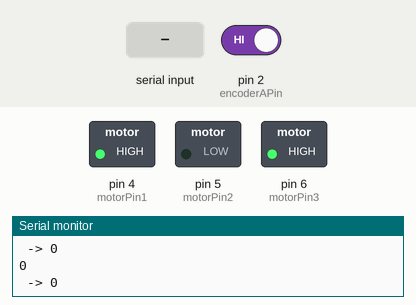
This sketch was run on a simulated Arduino Uno, built with avr-gcc and run on an emulated ATmega328P. Shown: switched loads named in the sketch (green lamp = pin HIGH), the last lines printed to the serial monitor. Inputs (shaded band) come from the test bench; at power-on: pin 2 (encoderAPin) HIGH.

Above: at 1.2 s.
1.3 s: "90,45\n" received over Serial
At 1.9 s:
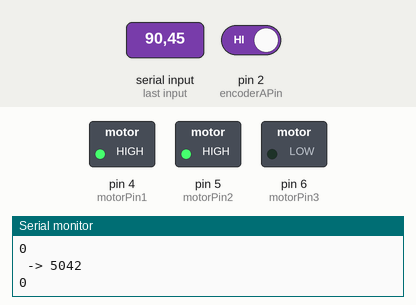
Timing chart, 0 to 4.3 s (numbered marks = the images above; inputs shaded):
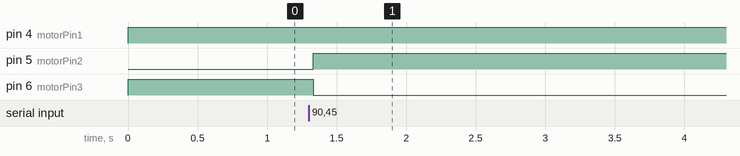

The sketch:

ControlEjeLineal_v1.ino
```cpp
//Archivo Arduino
#include "PositionMotorControl.h"


// Definición de constantes mecanicas
const float MAX_DISTANCE_MM = 1000.0;       // Distancia máxima en milímetros
const float PULSES_PER_REVOLUTION = 493.9; // Pulsos por revolución del encoder
const float MM_PER_REVOLUTION = 8.0;

// Calcula el ángulo máximo en grados correspondiente a la distancia máxima
const float MAX_ANGLE_DEGREES = (MAX_DISTANCE_MM / MM_PER_REVOLUTION) * 360.0;
const float MAX_POT_VALUE = 1023;

//Definicion de pines del driver
const int motorPin1 = 4;  //PWM
const int motorPin2 = 5;  //Direccion
const int motorPin3 = 6;  //Direccion2

const int encoderAPin = 2;
const int encoderBPin = 3;
const int potentiometerPin = A0;

float angle_degrees = 0;
long pulses = 0;

PositionMotorControl motor(motorPin1, motorPin2, motorPin3, encoderAPin, encoderBPin, MAX_DISTANCE_MM, PULSES_PER_REVOLUTION, MM_PER_REVOLUTION);

void setup() {
  Serial.begin(9600);
  motor.init();
}

void loop() {

  if(Serial.available()){
    String aux = Serial.readStringUntil('\n');
    if(aux=="set"){
      motor.setCero();
      angle_degrees = 0;

    }
    else{
      angle_degrees = PULSES_PER_REVOLUTION * String(aux).toFloat()* 0.9076 ;
      pulses = angle_degrees / MM_PER_REVOLUTION ;
      Serial.print(angle_degrees);
      Serial.print(" -> ");
    }
  }

  Serial.println(motor.getCurrentPos());
  Serial.print(" -> ");
  Serial.println(pulses);

  // Establecer la posición objetivo del motor en pulsos
  motor.setTargetPosition(pulses);

  //Algoritmo de control
  motor.control();
}

float readPot(int potPin){
  // Leer el valor del potenciómetro
  int potValue = analogRead(potentiometerPin);

  // Calculo del ángulo objetivo en grados
  float angle_degrees = map(potValue, 0, MAX_POT_VALUE, 0, MAX_ANGLE_DEGREES);

  // Calculo de cantidad de pulsos objetivo en función del ángulo
  float pulses_target = angle_degrees * (PULSES_PER_REVOLUTION / 360.0);

  Serial.println(pulses_target);

  return pulses_target;
}
```

PositionMotorControl.cpp
```cpp
//Definicion de fiunciones control de posicion
#include "PositionMotorControl.h"

PositionMotorControl* motorInstance;

PositionMotorControl::PositionMotorControl(int motorPin1, int motorPin2, int motorPin3, int encoderAPin, int encoderBPin, float maxDistanceMM, float pulsesPerRevolution, float mmPerRevolution)
  : motorPin1(motorPin1), motorPin2(motorPin2), motorPin3(motorPin3), encoderAPin(encoderAPin), encoderBPin(encoderBPin), maxDistanceMM(maxDistanceMM), pulsesPerRevolution(pulsesPerRevolution), mmPerRevolution(mmPerRevolution) {
    targetPosition = 0;
    currentPosition = 0.0;
    motorSpeed = 0;
    error = 0;
    motorInstance = this;
}

void PositionMotorControl::init() {
  // Declaracion de salidas y entradas
  pinMode(motorPin1, OUTPUT);
  pinMode(motorPin2, OUTPUT);
  pinMode(motorPin3, OUTPUT);
  pinMode(encoderAPin, INPUT_PULLUP);
  pinMode(encoderBPin, INPUT_PULLUP);

  // Declaracion de interrupciones a encoders
  attachInterrupt(digitalPinToInterrupt(encoderAPin), handleEncoderStatic, CHANGE);
  // attachInterrupt(digitalPinToInterrupt(encoderBPin), handleEncoderStatic, CHANGE);
}

void PositionMotorControl::control() {

  error = targetPosition - currentPosition;
  // Comparacion de direccion y velocidad
  if (error < 2) {
    motorDirection = 1; // Mover hacia adelante
    motorSpeed = 200;   // Ajusta la velocidad máxima
  } else if (error > 2) {
    motorDirection = -1; // Mover hacia atrás
    motorSpeed = 200;    // Ajusta la velocidad máxima
  } else {
    motorDirection = 0; // Detenerse si ya se alcanzó la posición
    motorSpeed = 0;
  }

  // Control del motor
  analogWrite(motorPin1, motorSpeed);
  digitalWrite(motorPin2, motorDirection == -1 ? HIGH : LOW);
  digitalWrite(motorPin3, motorDirection == 1 ? HIGH : LOW);


}

// Set de posicion del motor
void PositionMotorControl::setTargetPosition(long nPulses) {
  targetPosition = nPulses;
}

int PositionMotorControl::getCurrentPos(){
  return currentPosition;
}

void PositionMotorControl::setCero(){
  currentPosition = 0;
  targetPosition = 0;
}

// Funcion estatica para manejo de interrupcion
static void PositionMotorControl::handleEncoderStatic() {
  motorInstance->handleEncoder(); // Llamada de funcion no estatica de la instancia
}

void PositionMotorControl::handleEncoder() {
  encoderAState = digitalRead(encoderAPin);
  encoderBState = digitalRead(encoderBPin);

  // Determinacion de la dirección del giro del motor
  if (encoderAState == encoderBState ) {
    currentPosition --;
    motorDirection = -1;
  }
  else
  {
    currentPosition ++;
    motorDirection = 1;
  }

}
```

PositionMotorControl.h
```cpp
//Header file control de posicion
#ifndef POSITIONMOTORCONTROL_H
#define POSITIONMOTORCONTROL_H

#include <Arduino.h>

class PositionMotorControl {
public:
  PositionMotorControl(int motorPin1, int motorPin2, int motorPin3, int encoderAPin, int encoderBPin, float maxDistanceMM, float pulsesPerRevolution, float mmPerRevolution);
  void init();
  void control();
  void setTargetPosition(long position);
  int getCurrentPos();
  void setCero();

private:

  long error;

  //Pines puente H
  int motorPin1;
  int motorPin2;
  int motorPin3;

  // Pines encoder A y B
  int encoderAPin;
  int encoderBPin;

  // Variables para controlar la posición actual y deseada del motor
  volatile long currentPosition;
  volatile long targetPosition;

  // Variables para el control del motor
  int motorSpeed;
  int motorDirection;

  // Variables para almacenar el estado de los encoders
  volatile int encoderAState;
  volatile int encoderBState;
  volatile int lastEncoderAState;
  volatile int lastEncoderBState;

  // Constantes mecánicas
  float maxDistanceMM;
  float pulsesPerRevolution;
  float mmPerRevolution;

  //Interrupcion cambio de estado encoders
  void handleEncoder();
  static void handleEncoderStatic();
};

#endif
```

Measured:
- after the input at 1.3 s, pin 5 (motorPin2): LOW → HIGH at once; pin 6 (motorPin3): HIGH → LOW at once
